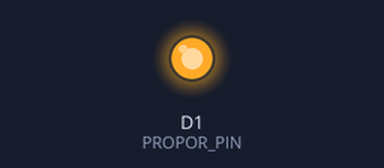
A sketch run on a simulated Arduino Zero (SAMD21). Shown: output pins drawn as LEDs (lit = HIGH).

Above: at 3.0 s.
At 10.5 s:
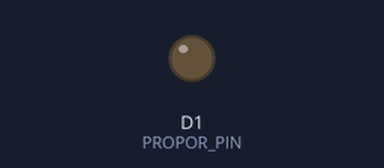
Timing chart, 0 to 19.5 s (numbered marks = the images above):
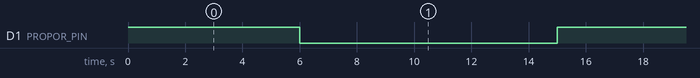

The sketch:

proportional_valve_example.ino
```cpp
// -----------------------------------------------------------
// FileName     : proportional_valve_example.ino
// Author       : Hyemin Stella Lee
// Created      : 05/02/2023
// Description  : Control proportional
// -----------------------------------------------------------

#include <Wire.h>

#define PROPOR_PIN 1

int open = 0;

void setup() {
  Serial.begin(9600);

  pinMode(PROPOR_PIN, OUTPUT);
  analogWriteResolution(10);
}

void loop() {
  analogWrite(PROPOR_PIN, 1023);
  delay(3000);
  analogWrite(PROPOR_PIN, 750);
  delay(3000);
  analogWrite(PROPOR_PIN, 512);
  delay(3000);
  analogWrite(PROPOR_PIN, 256);
  delay(3000);
  analogWrite(PROPOR_PIN, 0);
  delay(3000);
}
```

Measured:
- by itself, D1 (PROPOR_PIN): alternates HIGH for 6.0 s and LOW for 9.0 s
